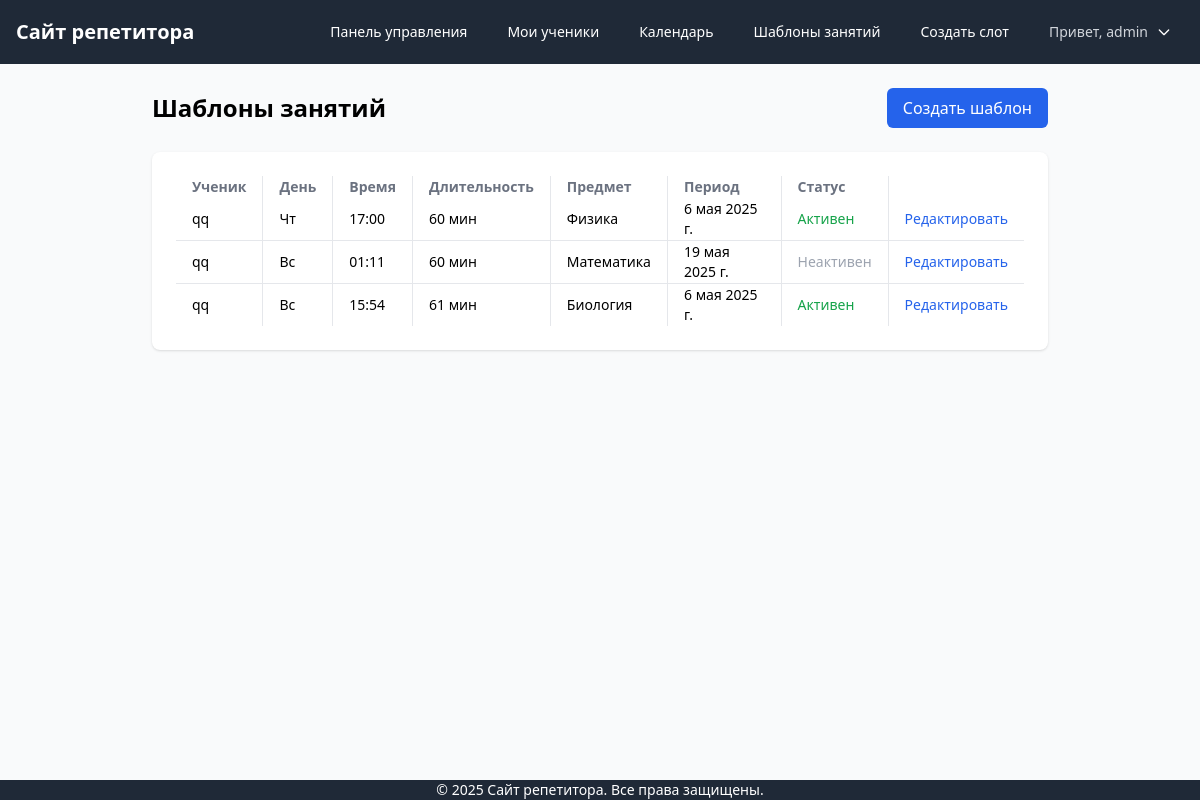
The page /tutor/recurring-templates/ (signed in) on the database its author committed.
### scheduler/models.py (models this page shows, shortened)
class RecurringLessonTemplate(models.Model):
    tutor = models.ForeignKey(User, on_delete=models.CASCADE, related_name='recurring_templates_as_tutor')
    student = models.ForeignKey(User, on_delete=models.CASCADE, related_name='recurring_templates_as_student')
    weekday = models.IntegerField(choices=[(i, day) for i, day in enumerate(['Пн','Вт','Ср','Чт','Пт','Сб','Вс'])])
    time = models.TimeField()
    duration = models.IntegerField(default=60)
    subject = models.CharField(max_length=20, choices=Lesson.SUBJECT_CHOICES, default='math')
    start_date = models.DateField()
    end_date = models.DateField(null=True, blank=True)
    is_active = models.BooleanField(default=True)
    created_at = models.DateTimeField(auto_now_add=True)
    updated_at = models.DateTimeField(auto_now=True)

### scheduler/views.py (the view)
# urls.py: path('tutor/recurring-templates/', views.recurring_templates_list, name='recurring_templates_list'),
@login_required
@user_passes_test(is_tutor)
def recurring_templates_list(request):
    templates = RecurringLessonTemplate.objects.filter(tutor=request.user)
    return render(request, 'scheduler/tutor/recurring_templates/list.html', {'templates': templates})

### scheduler/views.py (called while the page is built)
def is_tutor(user):
    return user.groups.filter(name='Tutors').exists()

### scheduler/templates/scheduler/tutor/recurring_templates/list.html (shortened to what this page needs)
{% extends 'base.html' %}
{% block content %}
<div class="max-w-4xl mx-auto space-y-6">
    <div class="flex justify-between items-center">
        <h1 class="text-2xl font-bold">Шаблоны занятий</h1>
        <a href="{% url 'recurring_template_create' %}" class="bg-blue-600 text-white px-4 py-2 rounded-md hover:bg-blue-700">Создать шаблон</a>
    </div>
    <div class="bg-white shadow rounded-lg p-6">
        {% if templates %}
        <table class="w-full text-sm">
            <thead>
                <tr class="text-gray-500 [&>th]:px-4 divide-x divide-gray-200">
                    <th class="text-left">Ученик</th>
                    <th class="text-left">День</th>
                    <th class="text-left">Время</th>
                    <th class="text-left">Длительность</th>
                    <th class="text-left">Предмет</th>
                    <th class="text-left">Период</th>
                    <th class="text-left">Статус</th>
                    <th class="text-left"></th>
                </tr>
            </thead>
            <tbody class="divide-y divide-gray-200">
                {% for t in templates %}
                <tr class="[&>td]:px-4 divide-x divide-gray-200">
                    <td>{{ t.student.get_full_name|default:t.student.username }}</td>
                    <td>{{ t.get_weekday_display }}</td>
                    <td>{{ t.time|time:'H:i' }}</td>
                    <td>{{ t.duration }} мин</td>
                    <td>{{ t.get_subject_display }}</td>
                    <td>{{ t.start_date }}{% if t.end_date %} — {{ t.end_date }}{% endif %}</td>
                    <td>{% if t.is_active %}<span class="text-green-600">Активен</span>{% else %}<span class="text-gray-400">Неактивен</span>{% endif %}</td>
                    <td><a href="{% url 'recurring_template_edit' t.id %}" class="text-blue-600 hover:underline">Редактировать</a></td>
                </tr>
                {% endfor %}
            </tbody>
        </table>
        {% else %}
        <p class="text-gray-500">Нет шаблонов</p>
        {% endif %}
    </div>
</div>
{% endblock %}

### scheduler/templates/base.html (shortened to what this page needs)
{% load static %}
<!DOCTYPE html>
<html lang="ru">
<head>
    <link rel="stylesheet" href="{% static 'css/output.css' %}">
</head>
<body class="flex flex-col min-h-screen bg-gray-50">
    <nav class="bg-gray-800 text-white">
        <div class="w-full max-w-[80rem] mx-auto px-4">
            <div class="flex items-center justify-between h-16">
                <div class="flex items-center">
                    <a href="{% url 'home' %}" class="text-xl font-bold">Сайт репетитора</a>
                </div>
                <div class="flex items-center space-x-4">
                    {% if user.is_authenticated %}
                        {% if not viewing_as_tutor and user.groups.all.0.name == 'Tutors' %}
                            <a href="{% url 'tutor_dashboard' %}" class="px-3 py-2 rounded-md text-sm font-medium hover:bg-gray-700">Панель управления</a>
                            <a href="{% url 'student_list' %}" class="px-3 py-2 rounded-md text-sm font-medium hover:bg-gray-700">Мои ученики</a>
                            <a href="{% url 'tutor_calendar' %}" class="px-3 py-2 rounded-md text-sm font-medium hover:bg-gray-700">Календарь</a>
                            <a href="{% url 'recurring_templates_list' %}" class="px-3 py-2 rounded-md text-sm font-medium hover:bg-gray-700">Шаблоны занятий</a>
                            <a href="{% url 'create_time_slot' %}" class="px-3 py-2 rounded-md text-sm font-medium hover:bg-gray-700">Создать слот</a>
                        {% elif not viewing_as_tutor and user.groups.all.0.name == 'Students' %}
                            <a href="{% url 'student_dashboard' %}" class="px-3 py-2 rounded-md text-sm font-medium hover:bg-gray-700">Мои занятия</a>
                            <a href="{% url 'student_profile' %}" class="px-3 py-2 rounded-md text-sm font-medium hover:bg-gray-700">Мой профиль</a>
                        {% endif %}
                        <div class="relative group">
                            <button class="px-3 py-2 rounded-md text-sm font-medium hover:bg-gray-700 flex items-center">
                                <span class="text-gray-300">Привет, {{ user.username }}</span>
                                <svg class="ml-2 h-4 w-4" fill="none" stroke="currentColor" viewBox="0 0 24 24">
                                    <path stroke-linecap="round" stroke-linejoin="round" stroke-width="2" d="M19 9l-7 7-7-7"/>
                                </svg>
                            </button>
                        </div>
                    {% else %}
                        <a href="{% url 'admin:login' %}" class="px-3 py-2 rounded-md text-sm font-medium hover:bg-gray-700">Войти</a>
                    {% endif %}
                </div>
            </div>
        </div>
    </nav>
    <main class="flex-grow w-full max-w-[80rem] mx-auto px-4 py-6">
        {% block content %}{% endblock %}
    </main>
    <footer class="bg-gray-800 text-white mt-auto">
        <div class="w-full max-w-[80rem] mx-auto px-4">
            <p class="text-center text-sm">© 2025 Сайт репетитора. Все права защищены.</p>
        </div>
    </footer>
</body>
</html>

### rows shown on the page
RecurringLessonTemplate: student.get_full_name "qq", weekday "Чт", time "17:00", duration "60", subject "Физика", start_date "6 мая 2025 г.", is_active "Активен"
RecurringLessonTemplate: student.get_full_name "qq", weekday "Вс", time "01:11", duration "60", subject "Математика", start_date "19 мая 2025 г.", is_active "Неактивен"
RecurringLessonTemplate: student.get_full_name "qq", weekday "Вс", time "15:54", duration "61", subject "Биология", start_date "6 мая 2025 г.", is_active "Активен"

### other values the page prints
{{ user.username }} "admin"
